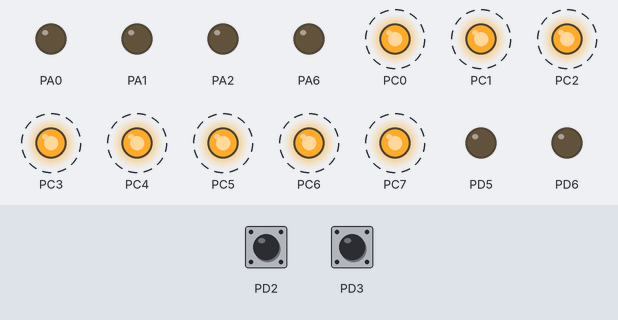
Bench run of a program on a simulated ATmega32, built with avr-gcc and emulated at 4 MHz. On the bench: output pins drawn as LEDs (lit = HIGH). Dashed ring = blinking. Inputs (shaded band) come from the test bench; at power-on: PD2 HIGH, PD3 HIGH.

Above: at 1.25 s.
1.3 s: PD2 pulled LOW for 0.15 s
At 1.57 s:
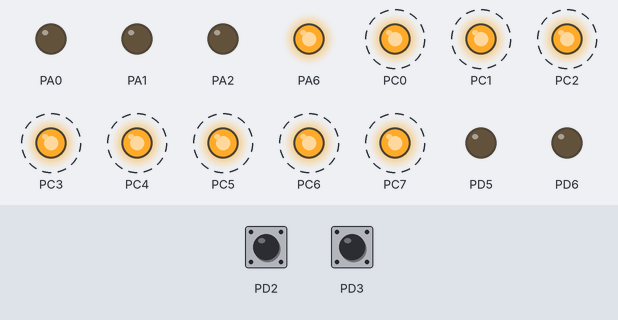
Timing chart, 0 to 10.3 s (numbered marks = the images above; inputs shaded):
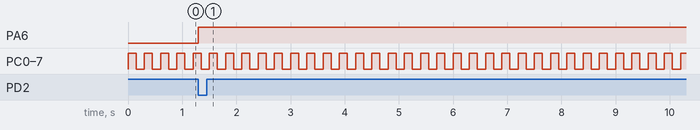

Measured:
- after the input at 1.3 s, PA6: LOW → HIGH at once
- by itself, PC0–7: alternates HIGH for 0.15 s and LOW for 0.15 s

The program:

Z1.c
```c
//Poni¿ej podaj swoje dane
//Jakub £achmañski
//95481
//5
//10
//CW7Z1
////////////////////////////
// Pod³¹czenie uk³adu:
// PA(0-7)=(a-dp)
// PC(0-7)=D(0-7)

//PD2=W1
//PD3=W2

//PD4=K1
//PD5=K2
//PD6=K3
//PD7=K4

#define F_CPU 4000000
#include <util/delay.h>
#include <avr/io.h>
#include <avr/interrupt.h>

ISR(INT0_vect) // przerwanie INT0
{
	for(int i = 0; i < 4; i++)
	{
		PORTD = (~_BV(i+4) & 0xF0) | (PORTD & 0x0F); // ustawienie starszego bitu na pozycji i na 0 i 1 na resztê
		_delay_us(2);
		if(!(PIND & 0x04)) // wyswietlenie na diodach led ktory klawisz jest wcisniety
			{
				PORTA = (PORTA & 0x0F) | (((i+1) << 4) & 0xF0) | 0x10; //wyswietlenie ktory przycisk jest wcisniety
			}
	}

	PORTD &= 0x0F; // oczyszczenie starszych bitów
}

ISR(INT1_vect) // przerwanie INT0
{
	for(int i = 0; i < 4; i++)
	{
		PORTD = (~_BV(i+4) & 0xF0) | (PORTD & 0x0F); // ustawienie starszego bitu na pozycji i na 0 i 1 na resztê
		_delay_us(2);
		if(!(PIND & 0x08)) // sprawdzenie czy przycisk jest wcisniety
		{
			PORTA = (PORTA & 0x0F) | (((i+1) << 4) & 0xF0) | 0x10; //wyswietlenie ktory przycisk jest wcisniety
		}
	}

	PORTD &= 0x0F; // oczyszczenie starszych bitów
}

int main(void)
{
	DDRA = 0xFF; // ustawienie lini portów na wyj cie
	DDRC = 0xFF;

	PORTA |= 0x10; // wlaczenie 4 od prawej diody na porcie a

	DDRD |= 0xF0; // ustawienie 4 starszych bitów na wyj cie

	PORTD |= 0x0C; // podci¹gniêcie zasilania pod przyciski INT0 i INT1

	MCUCR |= 0x0A; // ustawienie obu przerwañ w tryb falling edge

	GICR |= 0xC0; // w³¹czenie przerwañ INT0 i INT1

	sei(); // w³¹czenie przerwañ


    while (1)
    {
		PORTC ^= 0xFF; // animacja na porcie C
		_delay_ms(150);
    }
}
```
